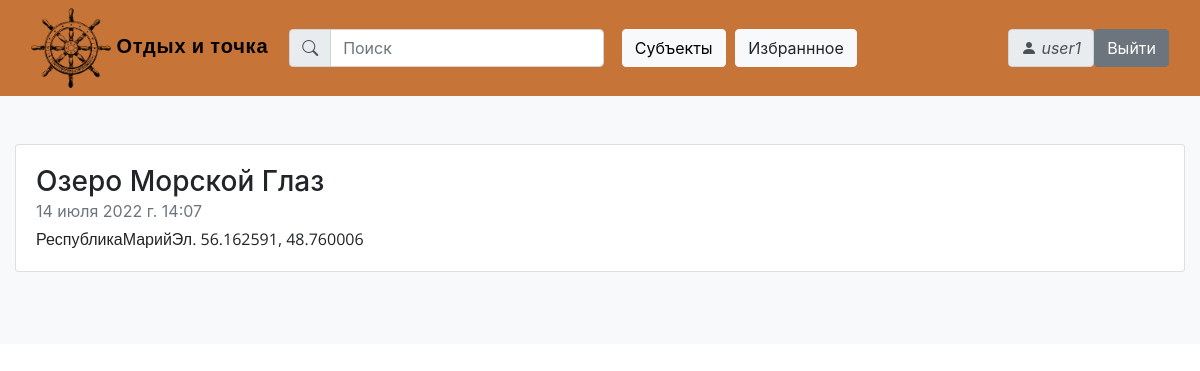
/albumelem/3/ (signed in), run on the app's committed database.
### main/models.py (models this page shows, shortened)
class AlbumElem(models.Model):  # реализация непосредственно с SQLite
    photo = models.ImageField(upload_to='photos/')
    title = models.TextField(max_length=255, default='Название города')
    content = models.TextField(blank=True)
    time_of_creation = models.DateTimeField(auto_now_add=True)
    bookmark = models.ManyToManyField(User)
    class Meta:
        verbose_name = 'Статьи на сайте'
        verbose_name_plural = 'Статьи на сайте'

### main/views.py (the view)
# urls.py: path('albumelem/<int:album_elem_id>/', show_album_elem, name='albumelem')
def show_album_elem(request, album_elem_id):
    elem = get_object_or_404(AlbumElem, pk=album_elem_id)
    return render(request, 'main/albumelem.html', {'album_elem': elem})

### main/templates/main/albumelem.html (shortened to what this page needs)
{% extends 'main/base.html' %}
{% block content %}
<div class="col">
  <div class="card flex-md-row mb-4 box-shadow h-md-337">
    <div class="card-body d-flex flex-column align-items-start">
      <h3 class="mb-0">
        {{album_elem.title}}
      </h3>
      <div class="mb-1 text-muted">{{album_elem.time_of_creation}}</div>
      <p class="card-text mb-auto">{{album_elem.content}}</p>
    </div>
  </div>
</div>
{% endblock %}

### main/templates/main/base.html (shortened to what this page needs)
<!DOCTYPE html>
{% load static%}
<html lang="ru">
<head>
  <link type="text/css" href="{% static 'main/css/styles.css' %}" rel="stylesheet">
  <link rel="stylesheet" href="https://cdn.jsdelivr.net/npm/bootstrap-icons@1.5.0/font/bootstrap-icons.css" />
  <link rel="stylesheet" href="https://cdn.jsdelivr.net/npm/bootstrap@4.0.0/dist/css/bootstrap.min.css"
>
</head>
<body>
  <nav class="navbar navbar-expand-xl">
    <div class="container-fluid">
      <a class="navbar-brand" href="{% url 'home' %}">
        <img src="{% static 'main/icons/logo.png' %}" alt="Logo" title="Logo"> Отдых и точка
      </a>
      <div class="collapse navbar-collapse" id="navbarResponsive">
        <ul class="navbar-nav mr-auto">
          <li class="nav-item">
            <form class="form-inline mr-auto mr-sl-2 mr-xs-none">
              <div class="form-group">
                <div class="input-group">
                  <div class="input-group-prepend">
                    <span class="input-group-text"> <i class="bi bi-search"></i> </span>
                  </div>
                  <input class="form-control mr-sm-2" type="search" placeholder="Поиск" aria-label="Поиск">
                </div>
              </div>
            </form>
          <li class="nav-item">
            <a type="button" class="btn btn-light" data-toggle="modal" data-target="#exampleModal"> Субъекты </a>
            {% if request.user.is_authenticated %}
          <li class="nav-item"> <a class="btn btn-light" href="{% url 'favorites' %}"> Избраннное </a>
            {% endif %}
        </ul>
      </div>
      <form class="form-inline ml-auto">
        <div class="form-group">
          <span class="input-group-text"> <i class="bi bi-person-fill"> {{request.user.username}}</i> </span>
          {% if request.user.is_authenticated %}
          <a class="btn btn-secondary" href="{% url 'logout' %}">Выйти</a>
          {% else %}
          <a class="btn btn-secondary" href="{% url 'login' %}">Войти</a>
          {% endif %}
        </div>
      </form>
    </div>
  </nav>
  <div class="album py-5 bg-light">
    {% block content %}
    {% endblock %}
  </div>
</body>
</html>

### main/static/main/css/styles.css (style rules this page uses)
.navbar { background: #C77438; color: black; max-height: 6rem; min-height: 2em; }
.navbar-brand { color:black; font-weight: 800; font-size: 1.5rem; letter-spacing: .05rem; font-family: "Roboto Condensed", sans-serif; }
.navbar img { max-height: 80px; max-width: 80px; min-height: 60px; min-width: 60px; }
.nav-item { margin: 0 .3rem 0 .3rem }
.card-text { text-align: left; font-family: 'Open Sans', sans-serif; white-space: pre-line; }

### data on the page
AlbumElem: title "Озеро Морской Глаз", time_of_creation "14 июля 2022 г. 14:07", content "РеспубликаМарийЭл. 56.162591, 48.760006"

### other printed values
{{ request.user.username }} "user1"
